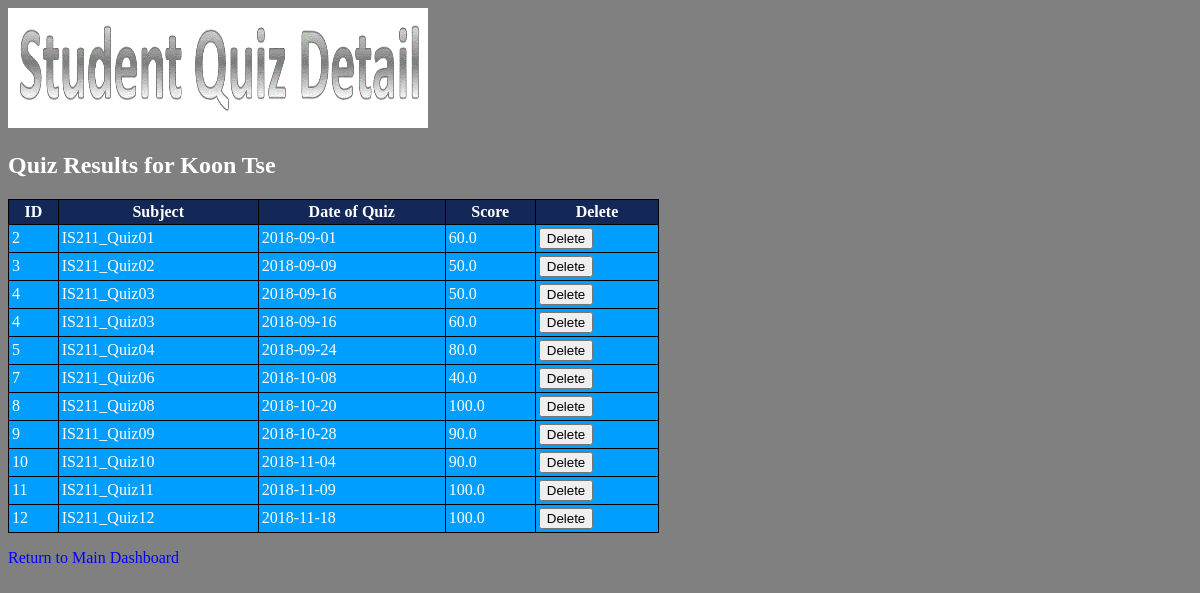
The page /student/2 (signed in) on the database its author committed.
### tables this page shows
CREATE TABLE Student_Results (
	student_id INTEGER,
    quiz_id INTEGER,
	result REAL
);

CREATE TABLE Quizzes (
	id INTEGER PRIMARY KEY,
	subject TEXT,
    num_of_questions INTEGER,
    date DATE
);

### studentgraderesults.py (the view)
@app.route('/student/<id>', methods=['GET','POST'])
def student_quiz_details(id):
    if 'username' not in session:
        return redirect('/login')
    student_name_statement = """SELECT first_name, last_name
                                FROM Students
                                WHERE id == %s;
                             """ % id
    joined_quiz_statement = """SELECT Student_Results.quiz_id,
                                  Quizzes.date, Quizzes.subject,
                                  Student_Results.result
                               FROM Student_Results
                               LEFT JOIN Quizzes
                               ON Student_Results.quiz_id = Quizzes.id
                               WHERE student_id == %s
                               ORDER BY Student_Results.quiz_id ASC;
                            """ % id
    conn = sqlite3.connect("studentgrade.db")
    student_whole_name = conn.execute(student_name_statement).fetchone()
    student_name = "%s %s" % (student_whole_name[0], student_whole_name[1])
    quiz_results = conn.execute(joined_quiz_statement)
    list_of_grades = []
    for quiz in quiz_results.fetchall():
        list_of_grades.append(Result(quiz[0], quiz[3], quiz[1], quiz[2]))
    conn.commit()
    conn.close()
    has_results = True
    if len(list_of_grades) == 0:
        has_results = False
    return render_template('StudentQuizDetail.html', id=id,
                           student_name=student_name,
                           list_of_grades=list_of_grades,
                           has_results=has_results)

### templates/StudentQuizDetail.html (shortened to what this page needs)
<!DOCTYPE html>
<html lang="en">
<head>
</head>
<body>
<div class="thumbnail"><img src="http://localhost:5000/static/studentquizdetail.gif"  height="120" width="420"></div>
<h2><b>Quiz Results for {{ student_name }}</b></h2>
{% if has_results %}
    <table>
        <tr>
		<th><center>ID</center></th>
		<th><center>Subject</center></th>
		<th><center>Date of Quiz</center></th>
		<th><center>Score</center></th>
		<th><center>Delete</center></th>
		</tr>
        {% for grade in list_of_grades %}
            <tr>
                <td>{{ grade.quiz_id }}</td>
                <td>{{ grade.subject }}</td>
                <td>{{ grade.date }}</td>
                <td>{{ grade.grade }}</td>
                <td>
                    <form action="/results/delete" method="post">
                        <input type="submit" value="Delete">
                    </form>
                </td>
            </tr>
        {% endfor %}
    </table>
{% else %}
    <i>No Results</i>
{% endif %}
<p><a href="/dashboard">Return to Main Dashboard</a></p>
</body>
</html>

### templates/StudentQuizDetail.html (style rules this page uses)
body { font-family: "Times New Roman", Times, serif; background-color: #808080; color: #FFFFFF; }
table { width: 55%; border-spacing: 0px; border-collapse: collapse; }
table, td, th { border: 1px solid black; padding: 3px; }
th { background-color: #142857; color: #ffffff; font-family: "Times New Roman", Times, serif; text-align: left; }
td { background-color: #009fff; color: #ffffff; font-family: "Times New Roman", Times, serif; }
a:link { color: #0000FF; text-decoration: none; }

### rows shown on the page
Student_Results: quiz_id "2", subject "IS211_Quiz01", date "2018-09-01", grade "60.0"
Student_Results: quiz_id "3", subject "IS211_Quiz02", date "2018-09-09", grade "50.0"
Student_Results: quiz_id "4", subject "IS211_Quiz03", date "2018-09-16", grade "50.0"
Student_Results: quiz_id "4", subject "IS211_Quiz03", date "2018-09-16", grade "60.0"
Student_Results: quiz_id "5", subject "IS211_Quiz04", date "2018-09-24", grade "80.0"
Student_Results: quiz_id "7", subject "IS211_Quiz06", date "2018-10-08", grade "40.0"
Student_Results: quiz_id "8", subject "IS211_Quiz08", date "2018-10-20", grade "100.0"
Student_Results: quiz_id "9", subject "IS211_Quiz09", date "2018-10-28", grade "90.0"
Student_Results: quiz_id "10", subject "IS211_Quiz10", date "2018-11-04", grade "90.0"
Student_Results: quiz_id "11", subject "IS211_Quiz11", date "2018-11-09", grade "100.0"
Student_Results: quiz_id "12", subject "IS211_Quiz12", date "2018-11-18", grade "100.0"

### other values the page prints
{{ student_name }} "Koon Tse"
